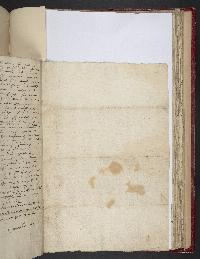
#> input picture ciphers/moray-wood-1568/images/TH_IMG_R8345_I38545_P2.jpg, 200 x 259 px
$ python pairs_sheets_2026-10-02.py TH_IMG_R8345_I38545_P1.jpg TH_IMG_R8345_I38545_P2.jpg
#> lines starting #> are read from the running program, lines starting #| are printed output that depends on the picture
"""Build pair-comparison sheets for GAPS5-moray-wood-1568 from glyphs2.json segments (verified by eye against the
numbered overlay, vision call 1). Segment numbers are 1-based per line. Blind sheets: shuffled, lettered, for the one
strong-model call. Labelled sheets: 1x, for the committed evidence."""
import json, random, sys, csv
from PIL import Image, ImageDraw, ImageFont
S = sys.argv[1]; SRC = sys.argv[2]
im = Image.open(SRC).convert('L')
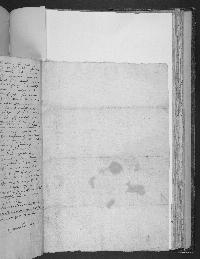
#> im: PIL image 200x259 L; min 9, max 241, mean 178.1
#> (the run stopped early here; a loop or call above may not have finished)

$ run again, on ciphers/moray-wood-1568/images/TH_IMG_R8345_I38545_P3.jpg
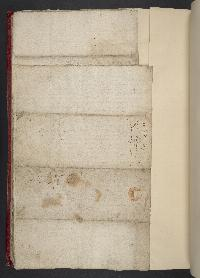
#> input picture ciphers/moray-wood-1568/images/TH_IMG_R8345_I38545_P3.jpg, 200 x 278 px
#> `im = Image.open(SRC).convert('L')`:
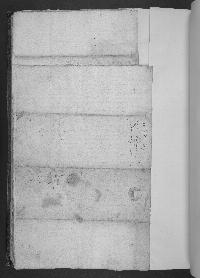
#> im: PIL image 200x278 L; min 10, max 233, mean 168.8

$ run again, on ciphers/moray-wood-1568/images/TH_IMG_R8345_I38545_P4.jpg
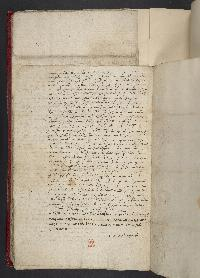
#> input picture ciphers/moray-wood-1568/images/TH_IMG_R8345_I38545_P4.jpg, 200 x 278 px
#> `im = Image.open(SRC).convert('L')`:
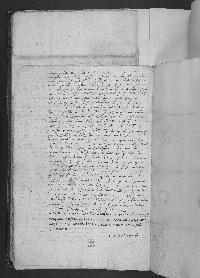
#> im: PIL image 200x278 L; min 12, max 244, mean 169.7
